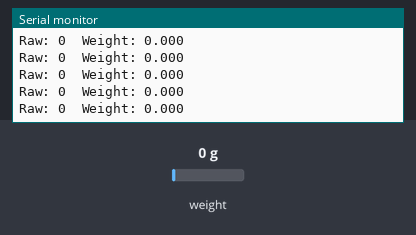
A sketch run on a simulated ESP32. Parts: the last lines printed to the serial monitor. The test bench sets the inputs (shaded band); at power-on: weight on the scale 0 g. WiFi joins after 1.5 s; servers stay silent unless stated; random numbers use the default seed unless the sketch sets one; no MQTT or app messages arrive unless stated.

Above: at 3.2 s.
3.3 s: weight on the scale set to 1250 g
At 3.61 s:
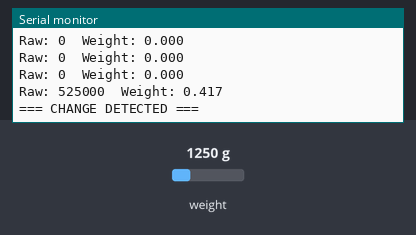
5.7 s: weight on the scale set to 100 g
At 6.82 s:
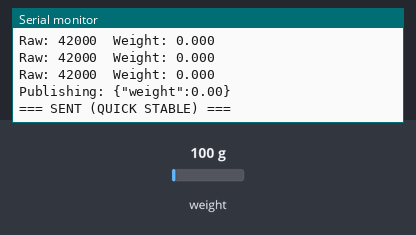
Timing chart, 0 to 8.7 s (numbered marks = the images above; inputs shaded):
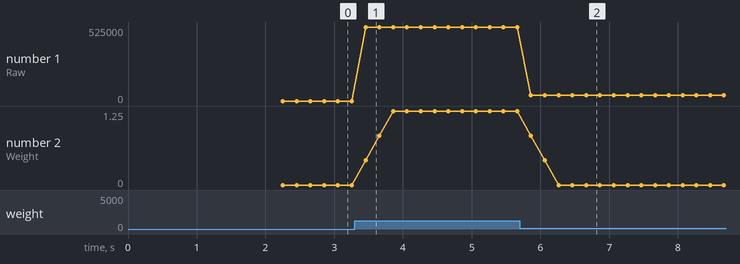

The sketch:

ESP_weight.ino
```cpp
#include <Arduino.h>
#include "HX711.h"
#include <WiFi.h>
#include <WiFiClientSecure.h>
#include <PubSubClient.h>
#include "secrets.h"

// ===== HX711 핀 =====
#define DT 5
#define SCK 18
HX711 scale;

// ===== 보정값 (나중에 캘리브레이션 추천) =====
long offset = 400017;
float scaleFactor = 100000;

// ===== 필터 =====
#define FILTER_SIZE 3
float weightBuffer[FILTER_SIZE];
int filterIndex = 0;

WiFiClientSecure espClient;
PubSubClient client(espClient);

// ===== 변화 감지 & 빠른 전송 (0.7초 이내) =====
float lastWeight = 0;
float lastSentWeight = -1;
int stableCount = 0;
bool initialized = false;

bool changePending = false;
unsigned long changeDetectedAt = 0;

const float CHANGE_THRESHOLD = 0.02;        // 20g 이상 변화 감지
const float STABLE_THRESHOLD = 0.02;        // 20g 이내 = 미세 안정
const int QUICK_STABLE_REQUIRED = 2;        // 짧은 안정 확인 (2회 연속)
const unsigned long SEND_MAX_WAIT_MS = 700; // 변화 감지 후 최대 0.7초 내 전송

// ===== MQTT 재연결 =====
void reconnectMQTT() {
  while (!client.connected()) {
    Serial.print("Connecting to MQTT...");
    String clientId = "ESP32-" + String(random(0xffff), HEX);

    if (client.connect(clientId.c_str(), MQTT_USER, MQTT_PASSWORD)) {
      Serial.println("connected");
    } else {
      Serial.print("failed, rc=");
      Serial.print(client.state());
      Serial.println(" retry...");
      delay(2000);
    }
  }
}

// ===== MQTT 전송 =====
void sendWeightMQTT(float w) {
  String payload = "{\"weight\":" + String(w, 2) + "}";

  Serial.print("Publishing: ");
  Serial.println(payload);

  client.publish(MQTT_TOPIC, payload.c_str());
}

void setup() {
  Serial.begin(115200);
  scale.begin(DT, SCK);

  scale.set_gain(128);
  delay(500);

  for (int i = 0; i < FILTER_SIZE; i++) weightBuffer[i] = 0;

  Serial.println("HX711 Fast Change Send (max 0.7s)");

  // WiFi 연결
  WiFi.begin(WIFI_SSID, WIFI_PASSWORD);
  Serial.print("Connecting to WiFi");

  while (WiFi.status() != WL_CONNECTED) {
    delay(500);
    Serial.print(".");
  }

  Serial.println("\nWiFi Connected");
  Serial.println(WiFi.localIP());

  // MQTT (HiveMQ Cloud TLS)
  espClient.setInsecure();
  client.setServer(MQTT_SERVER, MQTT_PORT);
}

void loop() {
  if (!client.connected()) {
    reconnectMQTT();
  }
  client.loop();

  // ===== HX711 읽기 (빠른 응답을 위해 2회 평균) =====
  long raw = scale.read_average(2);
  float weight = (raw - offset) / scaleFactor;
  if (weight < 0) weight = 0;

  // ===== 이동 평균 =====
  weightBuffer[filterIndex] = weight;
  filterIndex = (filterIndex + 1) % FILTER_SIZE;

  float sum = 0;
  for (int i = 0; i < FILTER_SIZE; i++) sum += weightBuffer[i];
  float weightAvg = sum / FILTER_SIZE;

  // ===== 출력 =====
  Serial.print("Raw: ");
  Serial.print(raw);
  Serial.print("  Weight: ");
  Serial.println(weightAvg, 3);

  // 부팅 직후 기준값만 잡고 전송하지 않음
  if (!initialized) {
    lastSentWeight = weightAvg;
    lastWeight = weightAvg;
    initialized = true;
    return;
  }

  // ===== 미세 안정 판단 =====
  if (abs(weightAvg - lastWeight) < STABLE_THRESHOLD) {
    stableCount++;
  } else {
    stableCount = 0;
  }

  // ===== 마지막 전송값 대비 변화 감지 =====
  if (abs(weightAvg - lastSentWeight) > CHANGE_THRESHOLD) {
    if (!changePending) {
      changePending = true;
      changeDetectedAt = millis();
      Serial.println("=== CHANGE DETECTED ===");
    }
  }

  // ===== 짧게 안정되면 즉시 전송, 아니면 0.7초 후 전송 =====
  if (changePending) {
    unsigned long elapsed = millis() - changeDetectedAt;
    bool quickStable = stableCount >= QUICK_STABLE_REQUIRED;
    bool timedOut = elapsed >= SEND_MAX_WAIT_MS;

    if (quickStable || timedOut) {
      sendWeightMQTT(weightAvg);
      lastSentWeight = weightAvg;
      changePending = false;
      stableCount = 0;

      Serial.println(quickStable ? "=== SENT (QUICK STABLE) ==="
                                 : "=== SENT (0.7s TIMEOUT) ===");
    }
  }

  lastWeight = weightAvg;
}
```

secrets.example.h
```cpp
#pragma once

// secrets.example.h 를 복사해 secrets.h 로 저장한 뒤 값을 채우세요.
// cp secrets.example.h secrets.h  (또는 파일 복사)

#define WIFI_SSID     "your-wifi-ssid"
#define WIFI_PASSWORD "your-wifi-password"

#define MQTT_SERVER   "your-cluster.s1.eu.hivemq.cloud"
#define MQTT_PORT     8883
#define MQTT_USER     "your-mqtt-username"
#define MQTT_PASSWORD "your-mqtt-password"
#define MQTT_TOPIC    "esp32/weight"
```

Measured:
- after the input at 3.3 s, the serial monitor: prints a new line after 0.16 s (image 1)
- after the input at 5.7 s, the serial monitor: prints a new line after 0.16 s (image 2)
- plotted number 1: 0 → 525000 after the input at 3.3 s, 525000 → 42000 after the input at 5.7 s
- plotted number 2: 0 → 1.25 after the input at 3.3 s
